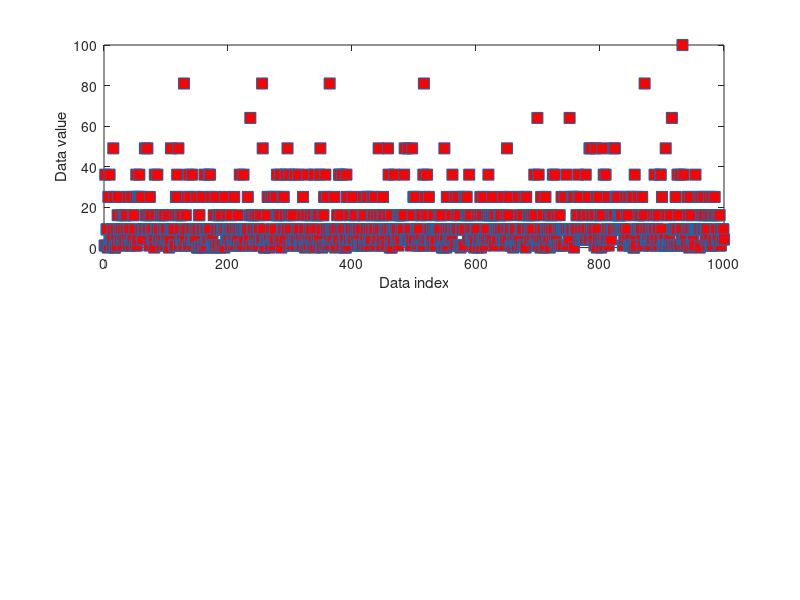

MATLAB code for this plot: (Note: this script raises an error after producing the figure.)
%%
%   COURSE: Master statistics and machine learning: intuition, math,code										
%      URL: 
% 
%  SECTION: Data normalizations and outliers
%    VIDEO: Z-score
% 
%  TEACHER: Mike X Cohen, sincxpress.com
%

%%

% a clear MATLAB workspace is a clear mental workspace
close all; clear

%% create data

data = poissrnd(3,1000,1).^2;

% compute the mean and std
datamean = mean(data);
datastd  = std(data);

figure(1), clf
subplot(211)
plot(data,'s','markersize',8,'markerfacecolor','r')
xlabel('Data index'), ylabel('Data value')
title([ 'Mean = ' num2str(round(datamean,2)) '; std = ' num2str(round(datastd,2)) ])

%% now for z-scoring

% z-score is data minus mean divided by stdev
dataz = (data-datamean) / datastd;

% can also use MATLAB function
% dataz = zscore(data);

% compute the mean and std
dataZmean = mean(dataz);
dataZstd  = std(dataz);

subplot(212)
plot(dataz,'s','markersize',8,'markerfacecolor','r')
xlabel('Data index'), ylabel('Data value')
title([ 'Mean = ' num2str(round(dataZmean,2)) '; std = ' num2str(round(dataZstd,2)) ])

%% show that the relative values are preserved

figure(2), clf
plot(data,dataz,'s','markersize',10,'markerfacecolor','r')
xlabel('Original'), ylabel('Z-transformed')
title([ 'Correlation r = ' num2str(corr(data,dataz)) ])

%% done.
